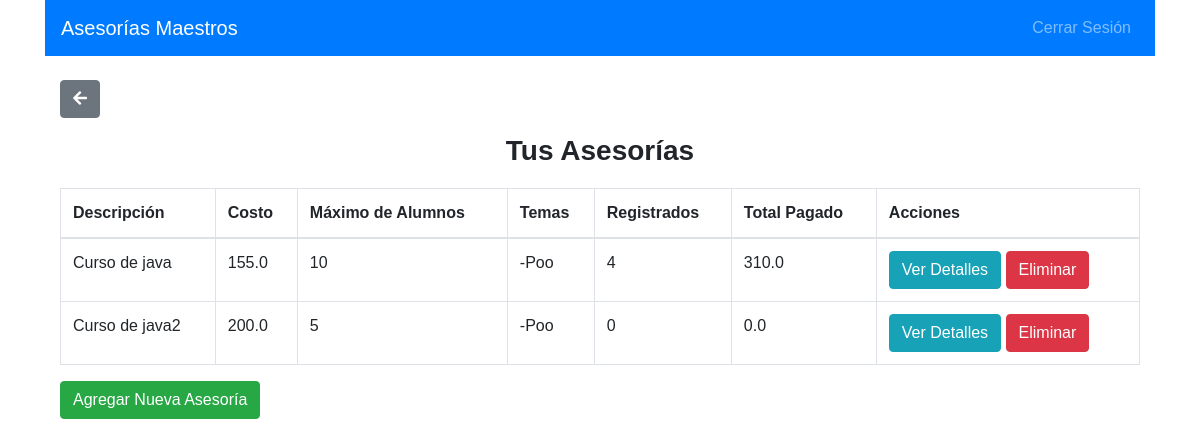
The app's page /dashboard_maestro (signed in) with its own data.
### app.py (models this page shows)
class Asesoria(db.Model):
    id = db.Column(db.Integer, primary_key=True)
    descripcion = db.Column(db.String(200), nullable=False)
    costo = db.Column(db.Float, nullable=False)
    max_alumnos = db.Column(db.Integer, nullable=False)
    temas = db.Column(db.String(200), nullable=False)
    maestro_id = db.Column(db.Integer, db.ForeignKey('user.id'), nullable=False)
    alumnos = db.relationship('User', secondary=asesoria_alumno, back_populates='asesorias')
    total_pagado = db.Column(db.Float, default=0.0)
    meet_link = db.Column(db.String(200), nullable=True)  # Nueva columna

### app.py (the view)
@app.route('/dashboard_maestro')
@login_required
def dashboard_maestro():
    asesorias = db.session.query(Asesoria).filter_by(maestro_id=current_user.id).all()
    return render_template('dashboard_maestro.html', asesorias=asesorias)

### app.py (called while the page is built)
@login_manager.user_loader
def load_user(user_id):
    return User.query.get(int(user_id))

### templates/dashboard_maestro.html
{% extends 'base.html' %}
{% block content %}
<nav class="navbar navbar-expand-lg navbar-dark bg-primary">
    <a class="navbar-brand" href="#">Asesorías Maestros</a>
    <div class="collapse navbar-collapse">
        <ul class="navbar-nav ml-auto">
            <li class="nav-item">
                <a class="nav-link" href="{{ url_for('logout') }}">Cerrar Sesión</a>
            </li>
        </ul>
    </div>
</nav>
<div class="container mt-4">
    <button class="btn btn-secondary mb-3" onclick="window.history.back()"><i class="fas fa-arrow-left"></i></button>
    <h2 class="text-center">Tus Asesorías</h2>
    <table class="table table-bordered mt-3">
        <thead>
            <tr>
                <th>Descripción</th>
                <th>Costo</th>
                <th>Máximo de Alumnos</th>
                <th>Temas</th>
                <th>Registrados</th>
                <th>Total Pagado</th>
                <th>Acciones</th>
            </tr>
        </thead>
        <tbody>
            {% for asesoria in asesorias %}
                <tr>
                    <td>{{ asesoria.descripcion }}</td>
                    <td>{{ asesoria.costo }}</td>
                    <td>{{ asesoria.max_alumnos }}</td>
                    <td>{{ asesoria.temas }}</td>
                    <td>{{ asesoria.alumnos|length }}</td>
                    <td>{{ asesoria.total_pagado }}</td>
                    <td>
                        <a href="{{ url_for('ver_detalle_asesoria_maestro', id=asesoria.id) }}" class="btn btn-info">Ver Detalles</a>
                        <form action="{{ url_for('borrar_asesoria', id=asesoria.id) }}" method="POST" style="display:inline;">
                            <button type="submit" class="btn btn-danger" onclick="return confirm('¿Estás seguro de que quieres eliminar esta asesoría?');">Eliminar</button>
                        </form>
                    </td>
                </tr>
            {% endfor %}
        </tbody>
    </table>
    <a href="{{ url_for('nueva_asesoria') }}" class="btn btn-success">Agregar Nueva Asesoría</a>
</div>
{% endblock %}

### static/style.css (style rules this page uses)
body { margin: 0; padding: 0; height: 100vh; background: url('/static/Fondo1.jpeg') no-repeat center center fixed; background-size: cover; font-family: Arial, sans-serif; }
h2 { margin-bottom: 20px; font-size: 28px; font-weight: bold; }
button { background-color: white; color: #007BFF; border: none; padding: 12px; border-radius: 10px; cursor: pointer; font-weight: bold; }
.text-center { text-align: center; font-weight: bold; }

### records on screen
Asesoria: descripcion "Curso de java", costo "155.0", max_alumnos "10", temas "-Poo", alumnos|length "4", total_pagado "310.0"
Asesoria: descripcion "Curso de java2", costo "200.0", max_alumnos "5", temas "-Poo", alumnos|length "0", total_pagado "0.0"
